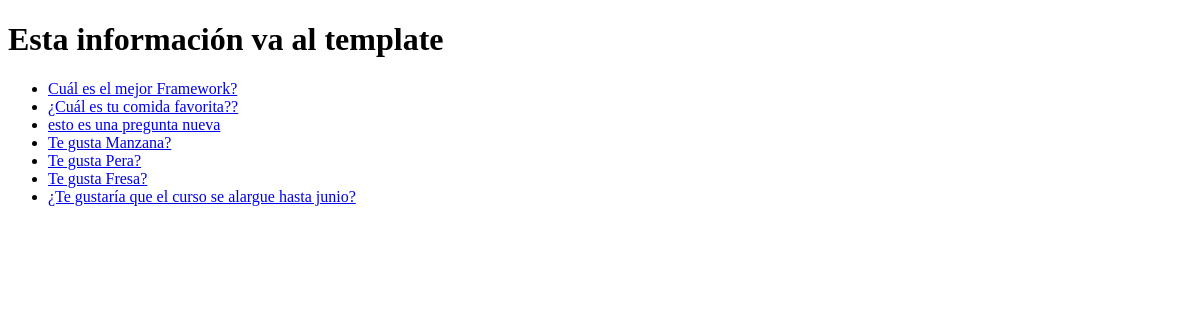
Page /preguntas/ on the earlier database version.
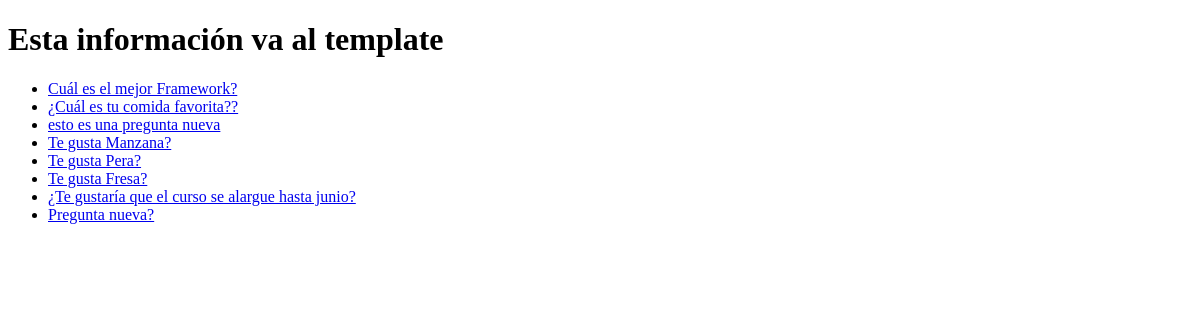
Same page on the later database version.
### polls/models.py (models this page shows, shortened)
class Question(models.Model):
    question_text = models.CharField(max_length=200)
    pub_date = models.DateTimeField('date published')

### polls/views.py (the view)
# urls.py: path('', views.index, name='index'),
def index(request):
    latest_question_list = Question.objects.all()
    context = {
        'listado_preguntas': latest_question_list,
        'titulo': 'Esta información va al template'
    }
    return render(request, 'polls/index.html', context)

### polls/templates/polls/index.html (shortened to what this page needs)
<!DOCTYPE html>
<html lang="en" dir="ltr">
  <head>
  </head>
  <body>
    <h1>{{ titulo }}</h1>
    {% if listado_preguntas %}
        <ul>
            {% for question in listado_preguntas %}
                <li><a href="{% url 'detail' question.id %}">{{ question.question_text }}</a></li>
            {% endfor %}
        </ul>
    {% else %}
        <p>No hay encuestas.</p>
    {% endif %}
  </body>
</html>

Differences in the rows shown:
added Question: question_text "Pregunta nueva?"
